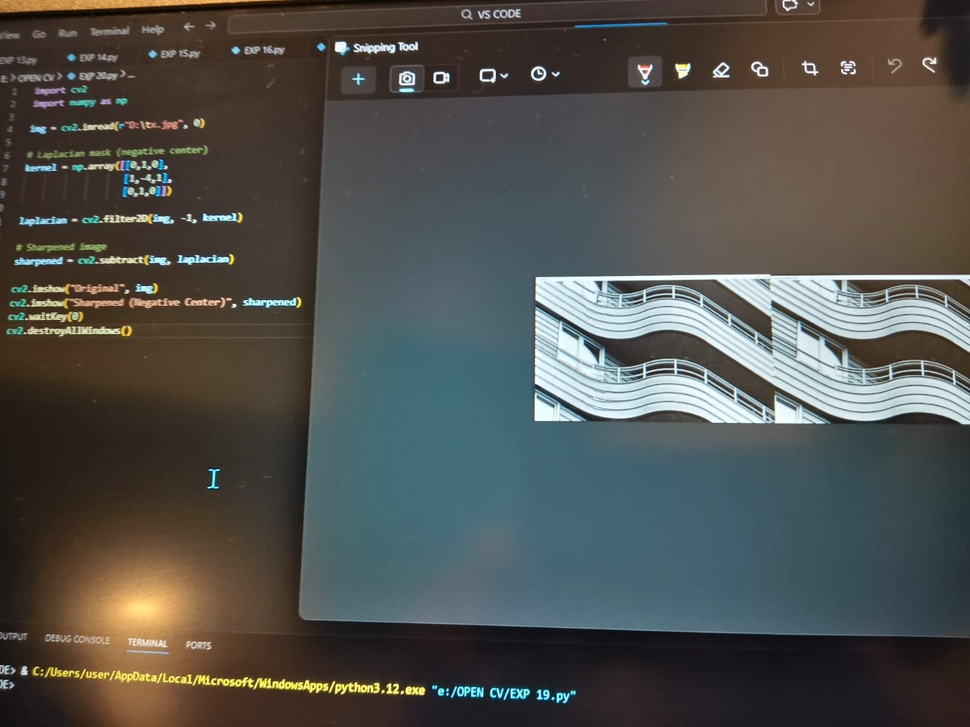
#> input picture EXP 20.jpeg, 970 x 727 px, shrunk from 1600 x 1200 before the run
$ jupyter execute Activity_2.ipynb
#> lines starting #> are read from the running program, lines starting #| are printed output that depends on the picture; after the words box and inside, x2 and y2 are one past the last pixel; in counts of white or black regions, pixels touching at a corner belong together
[cell 1]
import cv2
import numpy as np
import matplotlib.pyplot as plt
from google.colab import files

# Upload image from your system
uploaded = files.upload()
#> the answer given: EXP 20.jpeg

# Get uploaded filename
image_path = list(uploaded.keys())[0]

# Read image
image = cv2.imread(image_path)
#> image is the input picture: shape (727, 970, 3); mean B, G, R 77.4, 80.9, 80.4

if image is None:
    print("Error: Image not loaded properly.")
    exit()

# Convert to RGB
image_rgb = cv2.cvtColor(image, cv2.COLOR_BGR2RGB)

# Convert to grayscale
gray = cv2.cvtColor(image, cv2.COLOR_BGR2GRAY)
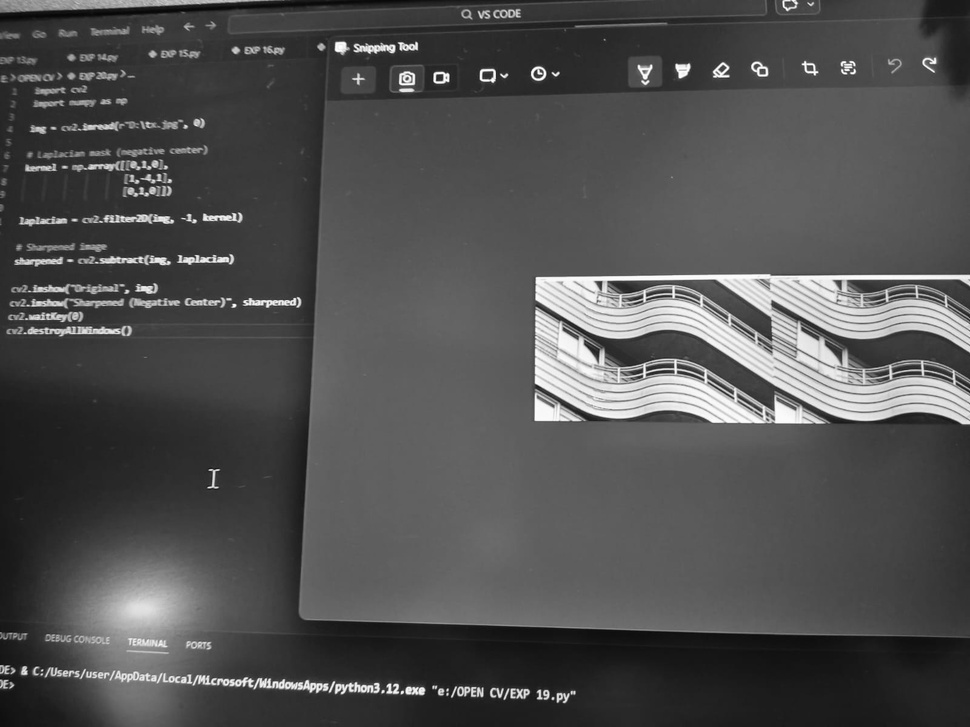
#> gray: shape (727, 970); min 4, max 255, mean 80.4

# Apply Gaussian Blur
blur = cv2.GaussianBlur(gray, (5,5), 0)

# Canny Edge Detection
edges = cv2.Canny(blur, 50, 150)
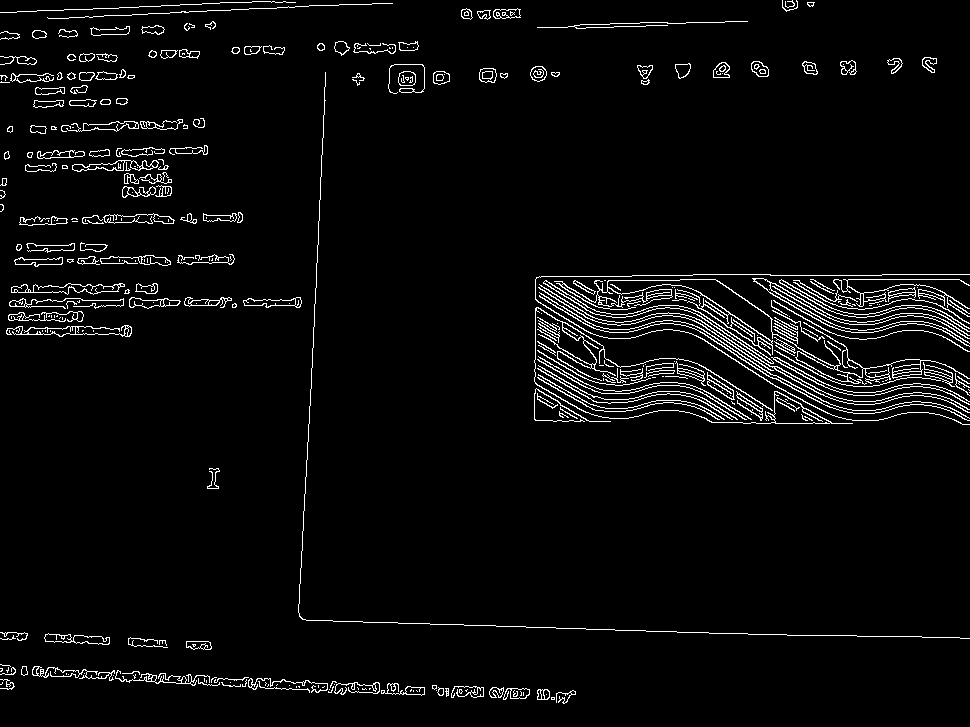
#> edges: shape (727, 970); 4% white in thin lines or dots

# Find contours
contours, _ = cv2.findContours(edges, cv2.RETR_EXTERNAL, cv2.CHAIN_APPROX_SIMPLE)
#> contours = 307 contours, 180 with area under 20; largest, box (x1, y1, x2, y2) and area: (534, 307, 853, 424) 1232, (554, 279, 970, 384) 1118, (543, 280, 774, 364) 803, (11, 283, 125, 295) 650, (72, 160, 159, 172) 452

# Draw contours
contour_image = image_rgb.copy()
cv2.drawContours(contour_image, contours, -1, (255,0,0), 2)
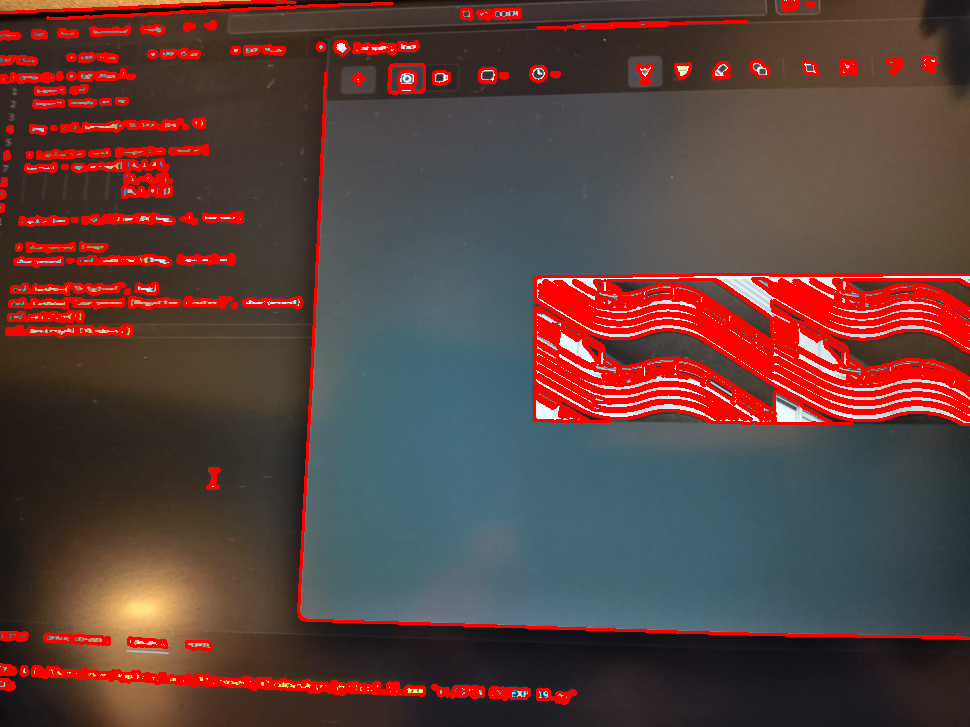
#> contour_image: shape (727, 970, 3); mean R, G, B 93.9, 64.8, 62

# Show output
plt.figure(figsize=(15,5))

plt.subplot(1,3,1)
plt.imshow(image_rgb)
plt.title("Original Image")
plt.axis("off")

plt.subplot(1,3,2)
plt.imshow(edges, cmap='gray')
plt.title("Edge Detection")
plt.axis("off")

plt.subplot(1,3,3)
plt.imshow(contour_image)
plt.title("Contour Tracing")
plt.axis("off")

plt.show()
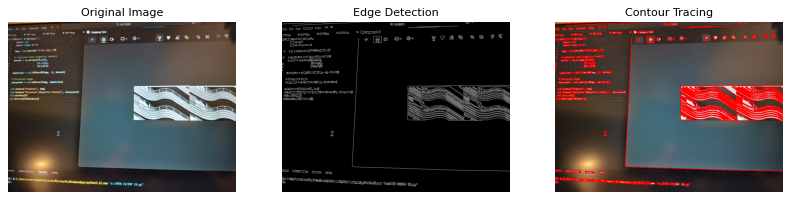
#> figure drawn by matplotlib, 3 panels

print("Number of contours detected:", len(contours))
#| Number of contours detected: 307
